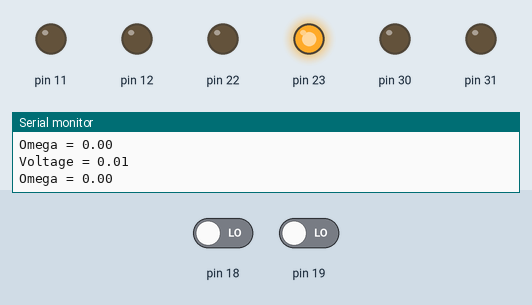
Simulated run of this sketch. Board: Arduino Mega 2560, built with avr-gcc and run on an emulated ATmega2560. Shown: output pins drawn as LEDs (lit = HIGH), the last lines printed to the serial monitor. The test bench sets the inputs (shaded band); at power-on: pin 18 LOW, pin 19 LOW.

Above: at 0.15 s.
At 13.85 s:
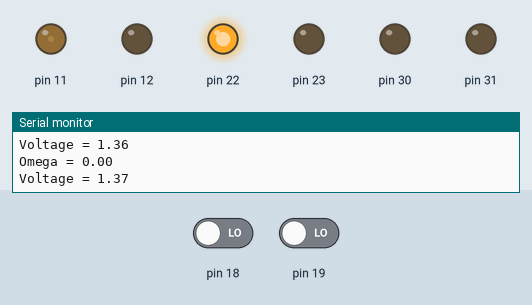
At 38.9 s:
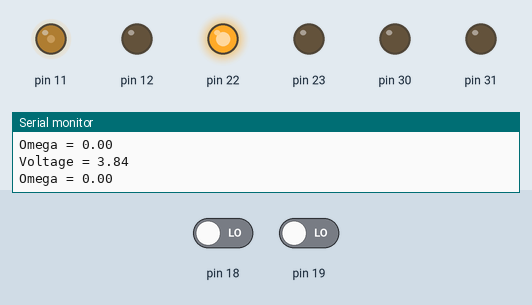
Timing chart, 0 to 40.0 s (numbered marks = the images above):
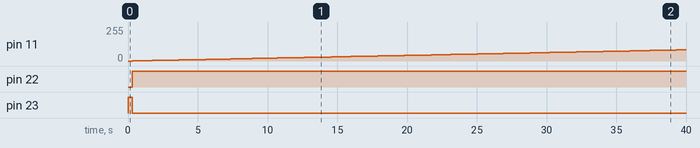

Measured:
- by itself, pin 11: moves from 0/255 to 84/255 over 39.4 s
- by itself, pin 22: LOW → HIGH at 0.31 s
- by itself, pin 23: LOW → HIGH at 0.00 s, → LOW 0.30 s later

The sketch:

Motor_Analysis.ino
```cpp
#include <TimerInterrupts.h>
#include <Motor.h>

const byte lM1 = 22;  //M1 - OUT1 - IN1 - 22
const byte lM2 = 23;  //M2 - OUT2 - IN2 - 23
const byte lME = 11;  //ENA - 11
const byte lMA = 18;  //A - 18
const byte lMB = 17;  //B - 17

const byte rM1 = 30;  //M1 - OUT4 - IN4 - 30
const byte rM2 = 31;  //M2 - OUT3 - IN3 - 31
const byte rME = 12;  //ENB - 12
const byte rMA = 19;   //A - 19
const byte rMB = 16;   //B - 16

double torque, voltage;
unsigned long deltaT = 0;

Motor leftMotor(lM1, lM2, lME, lMA, lMB);
Motor rightMotor(rM1, rM2, rME, rMA, rMB);

void setup() {
  Serial.begin(115200);
  attachMotorInterrupts();
//  initTimer3();
  sei();
}

void loop() {
  Serial.println();
  int analogVol;
  for (voltage = 0; voltage <= 12; voltage += 0.01)
  {
    analogVol = (int) (voltage*255.0/12.0 + 0.5);
    leftMotor.generate(analogVol);
    Serial.print("Voltage = ");
    Serial.println(voltage);
    Serial.print("Omega = ");
    Serial.println(leftMotor.encoder.phiDot);
    delay(100);
  }
  Serial.println();
}

//ISR(TIMER3_COMPA_vect) {
//    leftMotor.encoder.phiDot = (0.02243994753 / ENCODING) * (leftMotor.encoder.rotation - leftMotor.encoder.lastRotation) / SAMPLING_TIME; //0.02243994753 = 2 * M_P1 / 280.0
//    rightMotor.encoder.phiDot = (0.02243994753 / ENCODING) * (rightMotor.encoder.rotation - rightMotor.encoder.lastRotation) / SAMPLING_TIME; //0.02243994753 = 2 * M_P1 / 280.0
//    leftMotor.encoder.lastRotation = leftMotor.encoder.rotation;
//    rightMotor.encoder.lastRotation = rightMotor.encoder.rotation;
//}

double x() {
  return leftMotor.encoder.getX();
}

double xDot() {
  return leftMotor.encoder.getXDot();
}
```
